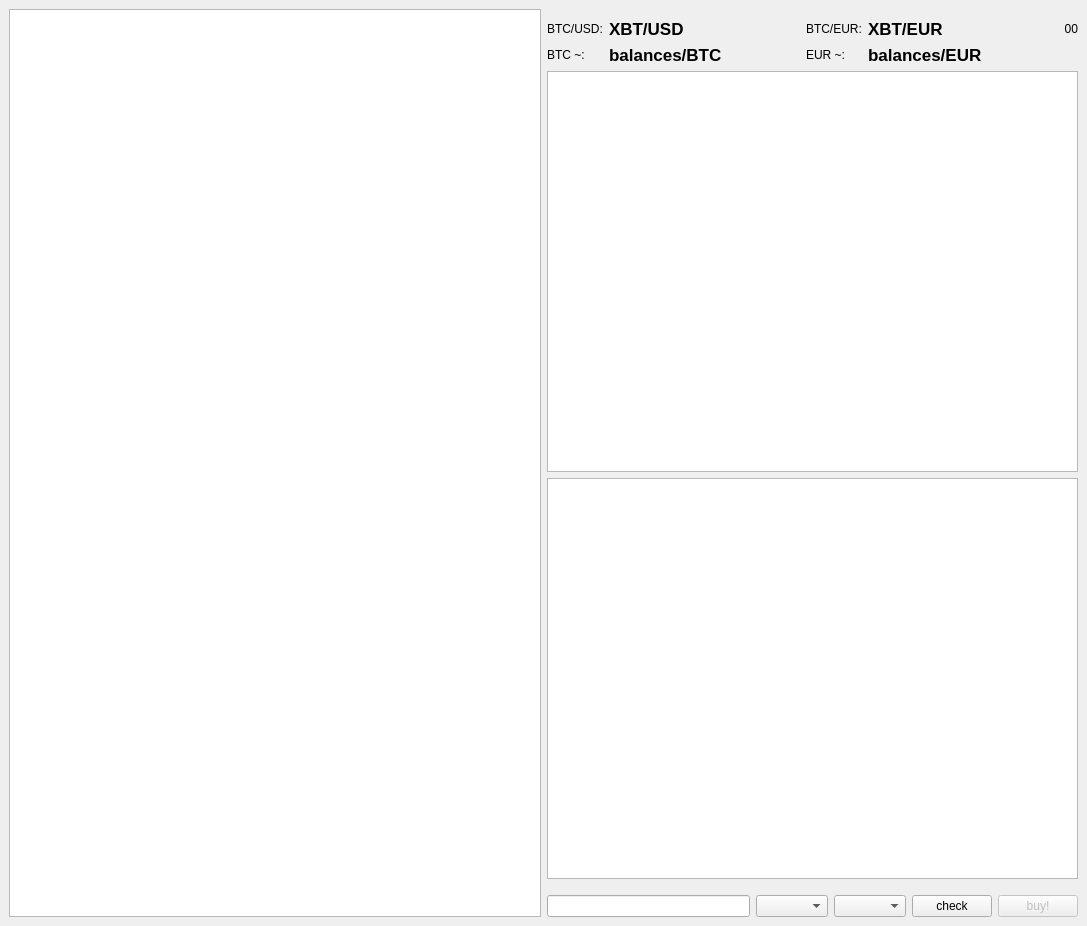
<?xml version="1.0" encoding="UTF-8"?>
<ui version="4.0">
 <class>MainWindow</class>
 <widget class="QMainWindow" name="MainWindow">
  <property name="geometry">
   <rect>
    <x>0</x>
    <y>0</y>
    <width>1087</width>
    <height>926</height>
   </rect>
  </property>
  <property name="windowTitle">
   <string>Cryptic Trader</string>
  </property>
  <widget class="QWidget" name="centralwidget">
   <layout class="QHBoxLayout" name="horizontalLayout">
    <item>
     <widget class="QListWidget" name="lst_markets"/>
    </item>
    <item>
     <layout class="QVBoxLayout" name="verticalLayout">
      <item>
       <layout class="QHBoxLayout" name="horizontalLayout_2"/>
      </item>
      <item>
       <layout class="QGridLayout" name="gridLayout">
        <property name="topMargin">
         <number>10</number>
        </property>
        <item row="0" column="0">
         <widget class="QLabel" name="label">
          <property name="sizePolicy">
           <sizepolicy hsizetype="Maximum" vsizetype="Preferred">
            <horstretch>0</horstretch>
            <verstretch>0</verstretch>
           </sizepolicy>
          </property>
          <property name="text">
           <string>BTC/USD:</string>
          </property>
         </widget>
        </item>
        <item row="0" column="1">
         <widget class="QLabel" name="lbl_XBT_USD">
          <property name="font">
           <font>
            <pointsize>13</pointsize>
            <weight>75</weight>
            <bold>true</bold>
           </font>
          </property>
          <property name="text">
           <string>XBT/USD</string>
          </property>
         </widget>
        </item>
        <item row="0" column="3">
         <widget class="QLabel" name="lbl_XBT_EUR">
          <property name="font">
           <font>
            <pointsize>13</pointsize>
            <weight>75</weight>
            <bold>true</bold>
           </font>
          </property>
          <property name="text">
           <string>XBT/EUR</string>
          </property>
         </widget>
        </item>
        <item row="1" column="3">
         <widget class="QLabel" name="lbl_bal_EUR">
          <property name="font">
           <font>
            <pointsize>13</pointsize>
            <weight>75</weight>
            <bold>true</bold>
           </font>
          </property>
          <property name="text">
           <string>balances/EUR</string>
          </property>
         </widget>
        </item>
        <item row="1" column="1">
         <widget class="QLabel" name="lbl_bal_BTC">
          <property name="font">
           <font>
            <pointsize>13</pointsize>
            <weight>75</weight>
            <bold>true</bold>
           </font>
          </property>
          <property name="text">
           <string>balances/BTC</string>
          </property>
         </widget>
        </item>
        <item row="1" column="0">
         <widget class="QLabel" name="label_2">
          <property name="sizePolicy">
           <sizepolicy hsizetype="Maximum" vsizetype="Preferred">
            <horstretch>0</horstretch>
            <verstretch>0</verstretch>
           </sizepolicy>
          </property>
          <property name="text">
           <string>BTC ~:</string>
          </property>
         </widget>
        </item>
        <item row="0" column="2">
         <widget class="QLabel" name="label_3">
          <property name="sizePolicy">
           <sizepolicy hsizetype="Maximum" vsizetype="Preferred">
            <horstretch>0</horstretch>
            <verstretch>0</verstretch>
           </sizepolicy>
          </property>
          <property name="text">
           <string>BTC/EUR:</string>
          </property>
         </widget>
        </item>
        <item row="1" column="2">
         <widget class="QLabel" name="label_4">
          <property name="sizePolicy">
           <sizepolicy hsizetype="Maximum" vsizetype="Preferred">
            <horstretch>0</horstretch>
            <verstretch>0</verstretch>
           </sizepolicy>
          </property>
          <property name="text">
           <string>EUR ~:</string>
          </property>
         </widget>
        </item>
        <item row="0" column="4">
         <widget class="QLabel" name="lbl_last_update">
          <property name="sizePolicy">
           <sizepolicy hsizetype="Maximum" vsizetype="Preferred">
            <horstretch>0</horstretch>
            <verstretch>0</verstretch>
           </sizepolicy>
          </property>
          <property name="text">
           <string>00</string>
          </property>
          <property name="alignment">
           <set>Qt::AlignRight|Qt::AlignTrailing|Qt::AlignVCenter</set>
          </property>
         </widget>
        </item>
       </layout>
      </item>
      <item>
       <widget class="QListWidget" name="lst_balances">
        <property name="font">
         <font>
          <family>Courier 10 Pitch</family>
         </font>
        </property>
       </widget>
      </item>
      <item>
       <widget class="QListWidget" name="lst_orders"/>
      </item>
      <item>
       <layout class="QHBoxLayout" name="horizontalLayout_3">
        <property name="topMargin">
         <number>10</number>
        </property>
        <item>
         <widget class="QLineEdit" name="le_trade_amount"/>
        </item>
        <item>
         <widget class="QComboBox" name="cb_trade_curr_sell"/>
        </item>
        <item>
         <widget class="QComboBox" name="cb_trade_curr_buy"/>
        </item>
        <item>
         <widget class="QPushButton" name="pb_check">
          <property name="text">
           <string>check</string>
          </property>
         </widget>
        </item>
        <item>
         <widget class="QPushButton" name="pb_buy">
          <property name="enabled">
           <bool>false</bool>
          </property>
          <property name="text">
           <string>buy!</string>
          </property>
         </widget>
        </item>
       </layout>
      </item>
     </layout>
    </item>
   </layout>
  </widget>
 </widget>
 <resources/>
 <connections/>
</ui>
